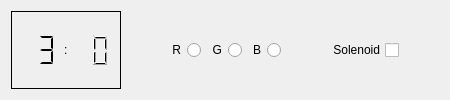
                    <widget class="QFrame" name="lid_display">
                        <property name="frameShape">
                            <enum>QFrame::NoFrame</enum>
                        </property>
                        <layout class="QHBoxLayout" name="horizontalLayout">
                            <item>
                                <widget class="QFrame" name="frame">
                                    <property name="frameShape">
                                        <enum>QFrame::Panel</enum>
                                    </property>
                                    <property name="frameShadow">
                                        <enum>QFrame::Plain</enum>
                                    </property>
                                    <layout class="QHBoxLayout" name="horizontalLayout_6">
                                        <item>
                                            <widget class="QLCDNumber" name="lcdMinutes">
                                                <property name="sizePolicy">
                                                    <sizepolicy hsizetype="MinimumExpanding"
                                                                vsizetype="MinimumExpanding">
                                                        <horstretch>0</horstretch>
                                                        <verstretch>0</verstretch>
                                                    </sizepolicy>
                                                </property>
                                                <property name="autoFillBackground">
                                                    <bool>false</bool>
                                                </property>
                                                <property name="frameShape">
                                                    <enum>QFrame::NoFrame</enum>
                                                </property>
                                                <property name="smallDecimalPoint">
                                                    <bool>false</bool>
                                                </property>
                                                <property name="digitCount">
                                                    <number>2</number>
                                                </property>
                                                <property name="mode">
                                                    <enum>QLCDNumber::Hex</enum>
                                                </property>
                                                <property name="segmentStyle">
                                                    <enum>QLCDNumber::Flat</enum>
                                                </property>
                                                <property name="value" stdset="0">
                                                    <double>3.000000000000000</double>
                                                </property>
                                                <property name="intValue" stdset="0">
                                                    <number>3</number>
                                                </property>
                                            </widget>
                                        </item>
                                        <item>
                                            <widget class="QLabel" name="Colon">
                                                <property name="sizePolicy">
                                                    <sizepolicy hsizetype="Preferred" vsizetype="Expanding">
                                                        <horstretch>0</horstretch>
                                                        <verstretch>0</verstretch>
                                                    </sizepolicy>
                                                </property>
                                                <property name="text">
                                                    <string>:</string>
                                                </property>
                                                <property name="scaledContents">
                                                    <bool>true</bool>
                                                </property>
                                                <property name="textInteractionFlags">
                                                    <set>Qt::NoTextInteraction</set>
                                                </property>
                                            </widget>
                                        </item>
                                        <item>
                                            <widget class="QLCDNumber" name="lcdSeconds">
                                                <property name="sizePolicy">
                                                    <sizepolicy hsizetype="MinimumExpanding"
                                                                vsizetype="MinimumExpanding">
                                                        <horstretch>0</horstretch>
                                                        <verstretch>0</verstretch>
                                                    </sizepolicy>
                                                </property>
                                                <property name="frameShape">
                                                    <enum>QFrame::NoFrame</enum>
                                                </property>
                                                <property name="digitCount">
                                                    <number>2</number>
                                                </property>
                                                <property name="mode">
                                                    <enum>QLCDNumber::Hex</enum>
                                                </property>
                                            </widget>
                                        </item>
                                    </layout>
                                </widget>
                            </item>
                            <item>
                                <spacer name="horizontalSpacer_3">
                                    <property name="orientation">
                                        <enum>Qt::Horizontal</enum>
                                    </property>
                                    <property name="sizeType">
                                        <enum>QSizePolicy::Preferred</enum>
                                    </property>
                                    <property name="sizeHint" stdset="0">
                                        <size>
                                            <width>40</width>
                                            <height>20</height>
                                        </size>
                                    </property>
                                </spacer>
                            </item>
                            <item>
                                <widget class="QRadioButton" name="RGB_red">
                                    <property name="focusPolicy">
                                        <enum>Qt::NoFocus</enum>
                                    </property>
                                    <property name="layoutDirection">
                                        <enum>Qt::RightToLeft</enum>
                                    </property>
                                    <property name="text">
                                        <string>R</string>
                                    </property>
                                    <property name="checkable">
                                        <bool>false</bool>
                                    </property>
                                </widget>
                            </item>
                            <item>
                                <widget class="QRadioButton" name="RGB_green">
                                    <property name="focusPolicy">
                                        <enum>Qt::NoFocus</enum>
                                    </property>
                                    <property name="layoutDirection">
                                        <enum>Qt::RightToLeft</enum>
                                    </property>
                                    <property name="text">
                                        <string>G</string>
                                    </property>
                                    <property name="checkable">
                                        <bool>false</bool>
                                    </property>
                                </widget>
                            </item>
                            <item>
                                <widget class="QRadioButton" name="RGB_blue">
                                    <property name="focusPolicy">
                                        <enum>Qt::NoFocus</enum>
                                    </property>
                                    <property name="layoutDirection">
                                        <enum>Qt::RightToLeft</enum>
                                    </property>
                                    <property name="text">
                                        <string>B</string>
                                    </property>
                                    <property name="checkable">
                                        <bool>false</bool>
                                    </property>
                                </widget>
                            </item>
                            <item>
                                <spacer name="horizontalSpacer_6">
                                    <property name="orientation">
                                        <enum>Qt::Horizontal</enum>
                                    </property>
                                    <property name="sizeHint" stdset="0">
                                        <size>
                                            <width>40</width>
                                            <height>20</height>
                                        </size>
                                    </property>
                                </spacer>
                            </item>
                            <item>
                                <widget class="QCheckBox" name="solenoid">
                                    <property name="focusPolicy">
                                        <enum>Qt::NoFocus</enum>
                                    </property>
                                    <property name="layoutDirection">
                                        <enum>Qt::RightToLeft</enum>
                                    </property>
                                    <property name="text">
                                        <string>Solenoid</string>
                                    </property>
                                    <property name="checkable">
                                        <bool>false</bool>
                                    </property>
                                    <property name="checked">
                                        <bool>false</bool>
                                    </property>
                                </widget>
                            </item>
                            <item>
                                <spacer name="horizontalSpacer_10">
                                    <property name="orientation">
                                        <enum>Qt::Horizontal</enum>
                                    </property>
                                    <property name="sizeHint" stdset="0">
                                        <size>
                                            <width>40</width>
                                            <height>20</height>
                                        </size>
                                    </property>
                                </spacer>
                            </item>
                        </layout>
                    </widget>
